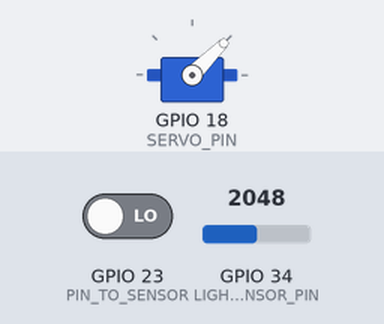
The sketch below on a simulated ESP32. Shown: servo. The inputs (shaded band) are chosen by the test bench; at power-on: GPIO 34 (LIGHT_SENSOR_PIN) = 2048, GPIO 23 (PIN_TO_SENSOR) LOW. WiFi joins after 1.5 s; servers stay silent unless stated; random numbers use the default seed unless the sketch sets one; no MQTT or app messages arrive unless stated; what the sketch prints to the serial monitor is not drawn.

Above: at 2.7 s.
2.8 s: GPIO 34 (LIGHT_SENSOR_PIN) set to 2866
At 4.7 s:
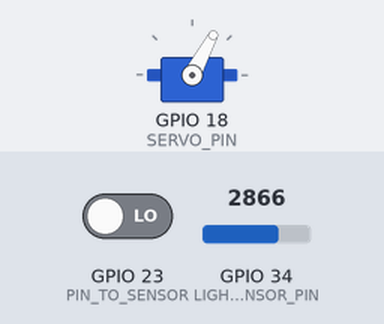
5.0 s: GPIO 34 (LIGHT_SENSOR_PIN) set to 1228
At 6.3 s:
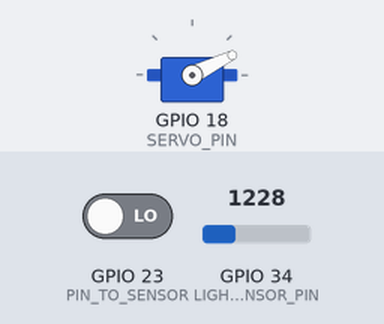
7.0 s: GPIO 34 (LIGHT_SENSOR_PIN) set to 760
At 7.9 s:
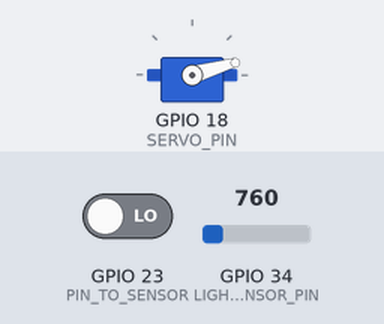
9.0 s: GPIO 34 (LIGHT_SENSOR_PIN) set to 4095
At 10.7 s:
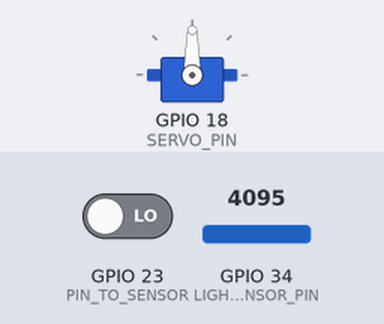
Timing chart, 0 to 12.0 s (numbered marks = the images above; inputs shaded):
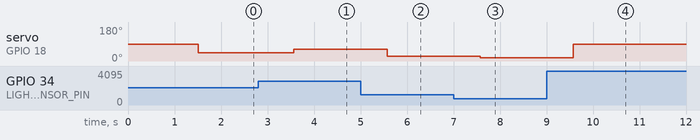

Measured:
- after the input at 2.8 s, servo on GPIO 18 (SERVO_PIN): 45° → 62° after 0.77 s
- after the input at 5.0 s, servo on GPIO 18 (SERVO_PIN): 62° → 26° after 0.57 s
- after the input at 7.0 s, servo on GPIO 18 (SERVO_PIN): 26° → 16° after 0.57 s
- after the input at 9.0 s, servo on GPIO 18 (SERVO_PIN): 16° → 90° after 0.58 s

The sketch:

main.ino
```cpp
#include <WiFi.h>
#include <PubSubClient.h>
#include <RTClib.h>
#include <ESP32Servo.h>

RTC_DS3231 rtc;
Servo myservo;

const int PIN_TO_SENSOR = 23;
const int SERVO_PIN = 18;
int pinStateCurrent = LOW;
int pinStatePrevious = LOW;

#define LIGHT_SENSOR_PIN 34
const char* ssid = "Wokwi-GUEST";
const char* password = "";
const char* mqttServer = "broker.hivemq.com";
int port = 1883;
String stMac;
char mac[50];
char clientId[50];
String etat = "auto" ;

WiFiClient espClient;
PubSubClient client(espClient);

void setup() {
  Serial.begin(115200);
  pinMode(PIN_TO_SENSOR, INPUT);

  myservo.attach(SERVO_PIN, 500, 2400);

  if (!rtc.begin()) {
    Serial.println("RTC module is NOT found");
    Serial.flush();
    while (1);
  }

  rtc.adjust(DateTime(F(__DATE__), F(__TIME__)));

  randomSeed(analogRead(0));

  delay(10);
  Serial.println();
  Serial.print("Connecting to ");
  Serial.println(ssid);

  wifiConnect();


  Serial.println("");
  Serial.println("WiFi connected");
  Serial.println("IP address: ");
  Serial.println(WiFi.localIP());
  Serial.println(WiFi.macAddress());
  stMac = WiFi.macAddress();
  stMac.replace(":", "_");
  Serial.println(stMac);

  client.setServer(mqttServer, port);
  client.setCallback(callback);
}

void wifiConnect() {
  WiFi.mode(WIFI_STA);
  WiFi.begin(ssid, password);
  while (WiFi.status() != WL_CONNECTED) {
    delay(500);
    Serial.print(".");
  }
}

void mqttReconnect() {
  while (!client.connected()) {
    Serial.print("Attempting MQTT connection...");
    long r = random(1000);
    sprintf(clientId, "clientId-%ld", r);
    if (client.connect(clientId)) {
      Serial.print(clientId);
      Serial.println(" connected");
      client.subscribe("cmd");
    } else {
      Serial.print("failed, rc=");
      Serial.print(client.state());
      Serial.println(" try again in 5 seconds");
      delay(5000);
    }
  }
}

void callback(char* topic, byte* message, unsigned int length) {
  String stMessage;
  for (int i = 0; i < length; i++) {
    stMessage += (char)message[i];
  }


  if (String(topic) == "cmd") {
    if (etat == "manuel")
  {
      if (stMessage == "servo_open") {
        openServo();
      } else if (stMessage == "servo_close") {
        closeServo();
      }}

    if (stMessage == "auto") {
      etat = "auto";
    } else if (stMessage == "manuel") {
      etat = "manuel";

    }
    publishLightAndMotionStatus();
  }
}

void loop() {
  if (etat == "auto")
  {
    int lightValue = analogRead(LIGHT_SENSOR_PIN);
    int servoPosition = map(lightValue, 0, 4095, 0, 90);
    myservo.write(servoPosition);
  }

  pinStatePrevious = pinStateCurrent;
  pinStateCurrent = digitalRead(PIN_TO_SENSOR);

  int analogValue = analogRead(LIGHT_SENSOR_PIN);

  if (analogValue < 40) {
    client.publish("light", String(analogValue).c_str());
  } else if (analogValue < 800) {
    client.publish("light", String(analogValue).c_str());
  } else if (analogValue < 2000) {
    client.publish("light", String(analogValue).c_str());
  } else if (analogValue < 3200) {
    client.publish("light", String(analogValue).c_str());
  } else {
    client.publish("light", String(analogValue).c_str());
  }

  if (pinStateCurrent == HIGH) {
    client.publish("motion", "Motion detected!");
  } else {
    client.publish("motion", "Motion stopped!");
  }

  delay(1000);
  if (!client.connected()) {
    mqttReconnect();
  }
  client.loop();
}

void publishLightAndMotionStatus() {
  DateTime now = rtc.now();
  String lightPayload = String(analogRead(LIGHT_SENSOR_PIN));
  String motionPayload = (pinStateCurrent == HIGH) ? "Motion detected!" : "Motion stopped!";

  client.publish("cmd", (lightPayload + " | " + motionPayload + " | " + now.timestamp()).c_str());
}

void openServo() {
  myservo.write(90);
  delay(1000);
}

void closeServo() {
  myservo.write(0);
  delay(1000);
}
```
